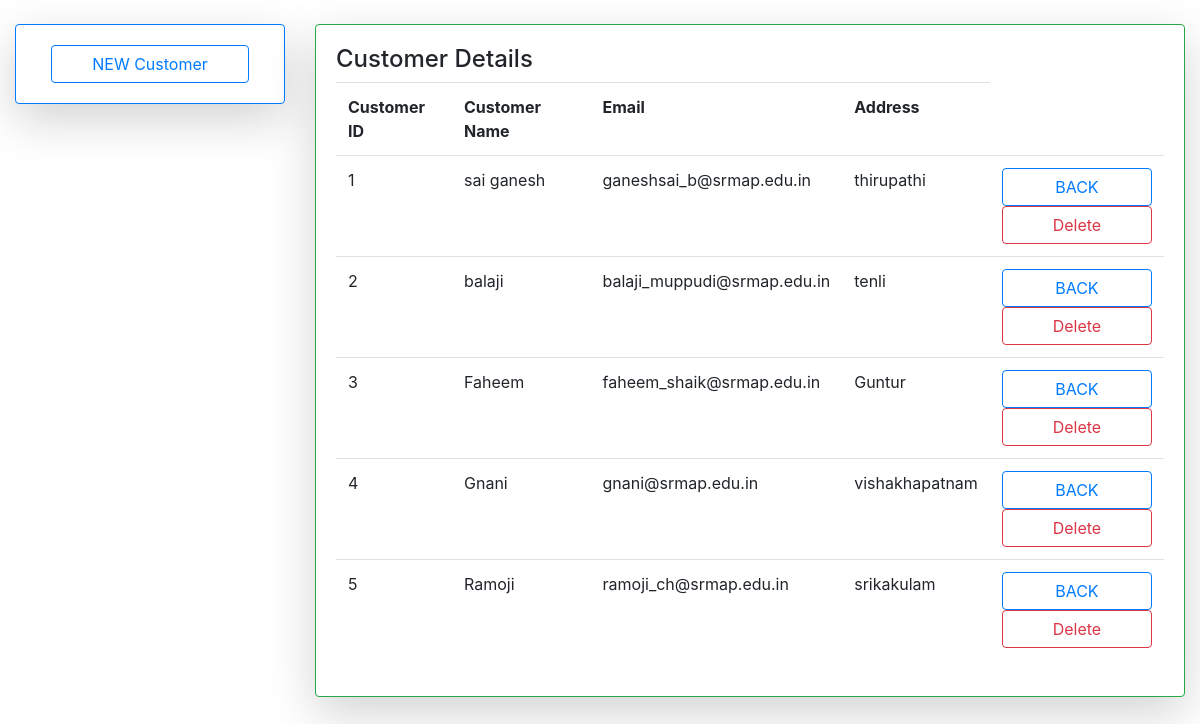
/clist/, run on the app's committed database.
### retail/models.py (models this page shows)
class customer(models.Model):
	customerid=models.IntegerField(primary_key=True)
	customername=models.CharField(max_length=255)
	customeremail=models.CharField(max_length=255)
	customeraddress=models.CharField(max_length=255)

### retail/views.py (the view)
# urls.py: path('clist/',views.customerlist,name="customerlist"),
def customerlist(request):
	b=customer.objects.all()
	return render(request,'tnr/customerlist.html',{'e':b})

### retail/templates/tnr/customerlist.html (shortened to what this page needs)
{% load static %}
<!DOCTYPE html>
<html>
<head>
	<link rel="stylesheet" type="text/css" href="{% static 'css/bootstrap.min.css' %}">
</head>
<body>
	<div class="container-fluid mt-4">
		<div class="row">
			<div class="col-md-3">
				<div class="card shadow-lg boder border-primary">
					<div class="card-body">
						<div class="col">
							<a href="{% url 'customer' %}" class="btn btn-outline-primary form-control">NEW Customer</a>
						</div>
					</div>
				</div>
			</div>
			<div class="col">
				<div class="card shadow-lg border border-success">
					<div class="card-body">
						<h4>Customer Details</h4>
						<table class="table">
							<tr>
								<th>Customer ID</th>
								<th>Customer Name</th>
								<th>Email</th>
								<th>Address</th>
							</tr>
							{% for i in e %}
							<tr>
								<td>{{i.customerid}}</td>
								<td>{{i.customername}}</td>
								<td>{{i.customeremail}}</td>
								<td>{{i.customeraddress}}</td>
								<td>
									<div class="row">
										<div class="col">
											<a href="{% url 'index' %}" class="btn btn-outline-primary form-control">BACK</a>
										</div>
										<div class="col">
											<a href="{% url 'customerdel' i.customerid %}" class="btn btn-outline-danger form-control">Delete</a>
										</div>
									</div>
								</td>
							</tr>
							{% endfor %}
						</table>
					</div>
				</div>
			</div>
		</div>
	</div>
</body>
</html>

### data on the page
customer: customerid "1", customername "sai ganesh", customeremail "ganeshsai_b@srmap.edu.in", customeraddress "thirupathi"
customer: customerid "2", customername "balaji", customeremail "balaji_muppudi@srmap.edu.in", customeraddress "tenli"
customer: customerid "3", customername "Faheem", customeremail "faheem_shaik@srmap.edu.in", customeraddress "Guntur"
customer: customerid "4", customername "Gnani", customeremail "gnani@srmap.edu.in", customeraddress "vishakhapatnam"
customer: customerid "5", customername "Ramoji", customeremail "ramoji_ch@srmap.edu.in", customeraddress "srikakulam"
